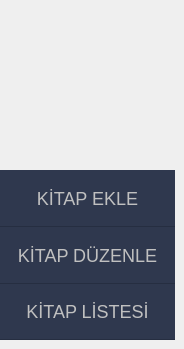
     <widget class="QWidget" name="menu_kitap">
      <widget class="QPushButton" name="btn_kitap_kayit">
       <property name="geometry">
        <rect>
         <x>0</x>
         <y>170</y>
         <width>175</width>
         <height>57</height>
        </rect>
       </property>
       <property name="minimumSize">
        <size>
         <width>175</width>
         <height>0</height>
        </size>
       </property>
       <property name="maximumSize">
        <size>
         <width>175</width>
         <height>16777215</height>
        </size>
       </property>
       <property name="cursor">
        <cursorShape>PointingHandCursor</cursorShape>
       </property>
       <property name="styleSheet">
        <string notr="true">QPushButton{
background:rgba(45,54,76,0.99);
border:none;
color:silver;
font-size:18px;
border-bottom:1px solid rgb(38,46,65)
}

QPushButton:hover{
background:rgba(35,43,62,0.99);
border:none;
color:white;
border-bottom:1px solid rgb(38,46,65)
}
</string>
       </property>
       <property name="text">
        <string>KİTAP EKLE</string>
       </property>
      </widget>
      <widget class="QPushButton" name="btn_kitap_duzenle">
       <property name="geometry">
        <rect>
         <x>0</x>
         <y>227</y>
         <width>175</width>
         <height>57</height>
        </rect>
       </property>
       <property name="minimumSize">
        <size>
         <width>175</width>
         <height>0</height>
        </size>
       </property>
       <property name="maximumSize">
        <size>
         <width>175</width>
         <height>16777215</height>
        </size>
       </property>
       <property name="cursor">
        <cursorShape>PointingHandCursor</cursorShape>
       </property>
       <property name="styleSheet">
        <string notr="true">QPushButton{
background:rgba(45,54,76,0.99);
border:none;
color:silver;
font-size:18px;
border-bottom:1px solid rgb(38,46,65)
}

QPushButton:hover{
background:rgba(35,43,62,0.99);
border:none;
color:white;
border-bottom:1px solid rgb(38,46,65)
}
</string>
       </property>
       <property name="text">
        <string>KİTAP DÜZENLE</string>
       </property>
      </widget>
      <widget class="QPushButton" name="btn_kitap_test">
       <property name="geometry">
        <rect>
         <x>0</x>
         <y>284</y>
         <width>175</width>
         <height>56</height>
        </rect>
       </property>
       <property name="minimumSize">
        <size>
         <width>175</width>
         <height>0</height>
        </size>
       </property>
       <property name="maximumSize">
        <size>
         <width>175</width>
         <height>16777215</height>
        </size>
       </property>
       <property name="cursor">
        <cursorShape>PointingHandCursor</cursorShape>
       </property>
       <property name="styleSheet">
        <string notr="true">QPushButton{
background:rgba(45,54,76,0.99);
border:none;
color:silver;
font-size:18px;
border-bottom:1px solid rgb(38,46,65)
}

QPushButton:hover{
background:rgba(35,43,62,0.99);
border:none;
color:white;
border-bottom:1px solid rgb(38,46,65)
}
</string>
       </property>
       <property name="text">
        <string>KİTAP LİSTESİ</string>
       </property>
      </widget>
     </widget>
